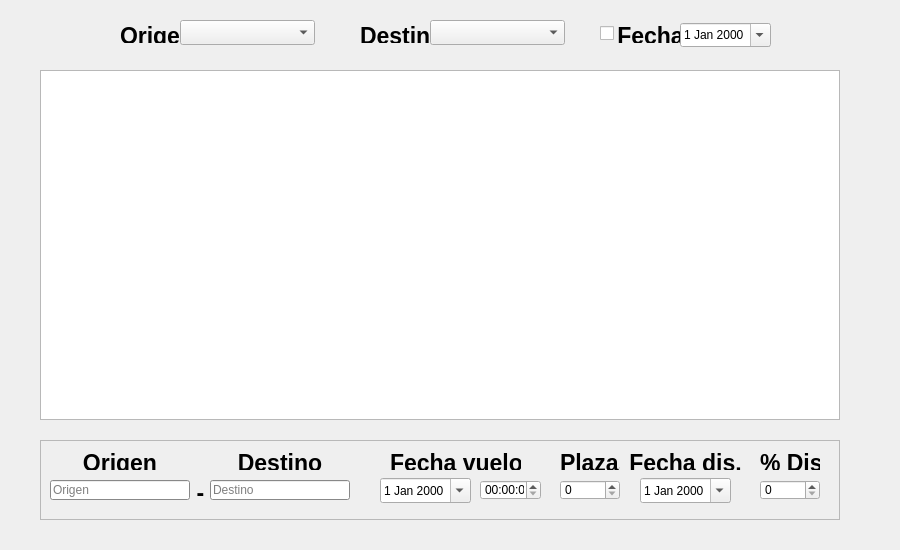
<?xml version="1.0" encoding="UTF-8"?>
<ui version="4.0">
 <class>consultarNegos</class>
 <widget class="QDialog" name="consultarNegos">
  <property name="geometry">
   <rect>
    <x>0</x>
    <y>0</y>
    <width>900</width>
    <height>550</height>
   </rect>
  </property>
  <property name="sizePolicy">
   <sizepolicy hsizetype="Fixed" vsizetype="Fixed">
    <horstretch>0</horstretch>
    <verstretch>0</verstretch>
   </sizepolicy>
  </property>
  <property name="minimumSize">
   <size>
    <width>900</width>
    <height>550</height>
   </size>
  </property>
  <property name="maximumSize">
   <size>
    <width>900</width>
    <height>550</height>
   </size>
  </property>
  <property name="windowTitle">
   <string>Dialog</string>
  </property>
  <widget class="QComboBox" name="comboOrigenFilter">
   <property name="geometry">
    <rect>
     <x>180</x>
     <y>20</y>
     <width>135</width>
     <height>25</height>
    </rect>
   </property>
  </widget>
  <widget class="QComboBox" name="comboDestinoFilter">
   <property name="geometry">
    <rect>
     <x>430</x>
     <y>20</y>
     <width>135</width>
     <height>25</height>
    </rect>
   </property>
  </widget>
  <widget class="QLabel" name="labelFechaFilter">
   <property name="geometry">
    <rect>
     <x>615</x>
     <y>23</y>
     <width>71</width>
     <height>20</height>
    </rect>
   </property>
   <property name="font">
    <font>
     <pointsize>17</pointsize>
     <weight>75</weight>
     <bold>true</bold>
     <underline>false</underline>
    </font>
   </property>
   <property name="text">
    <string>&lt;html&gt;&lt;head/&gt;&lt;body&gt;&lt;p align=&quot;center&quot;&gt;Fecha&lt;/p&gt;&lt;/body&gt;&lt;/html&gt;</string>
   </property>
  </widget>
  <widget class="QDateEdit" name="dateFechaFilter">
   <property name="geometry">
    <rect>
     <x>680</x>
     <y>23</y>
     <width>91</width>
     <height>24</height>
    </rect>
   </property>
   <property name="calendarPopup">
    <bool>true</bool>
   </property>
  </widget>
  <widget class="QFrame" name="mostrar">
   <property name="enabled">
    <bool>true</bool>
   </property>
   <property name="geometry">
    <rect>
     <x>40</x>
     <y>440</y>
     <width>800</width>
     <height>80</height>
    </rect>
   </property>
   <property name="frameShape">
    <enum>QFrame::StyledPanel</enum>
   </property>
   <property name="frameShadow">
    <enum>QFrame::Raised</enum>
   </property>
   <widget class="QLabel" name="labelOrigen">
    <property name="geometry">
     <rect>
      <x>10</x>
      <y>10</y>
      <width>140</width>
      <height>20</height>
     </rect>
    </property>
    <property name="font">
     <font>
      <pointsize>17</pointsize>
      <weight>75</weight>
      <bold>true</bold>
      <underline>false</underline>
     </font>
    </property>
    <property name="text">
     <string>&lt;html&gt;&lt;head/&gt;&lt;body&gt;&lt;p align=&quot;center&quot;&gt;Origen&lt;/p&gt;&lt;/body&gt;&lt;/html&gt;</string>
    </property>
   </widget>
   <widget class="QLineEdit" name="txtOrigen">
    <property name="geometry">
     <rect>
      <x>10</x>
      <y>40</y>
      <width>140</width>
      <height>20</height>
     </rect>
    </property>
    <property name="palette">
     <palette>
      <active>
       <colorrole role="Base">
        <brush brushstyle="SolidPattern">
         <color alpha="255">
          <red>255</red>
          <green>255</green>
          <blue>255</blue>
         </color>
        </brush>
       </colorrole>
       <colorrole role="Window">
        <brush brushstyle="SolidPattern">
         <color alpha="255">
          <red>191</red>
          <green>191</green>
          <blue>191</blue>
         </color>
        </brush>
       </colorrole>
      </active>
      <inactive>
       <colorrole role="Base">
        <brush brushstyle="SolidPattern">
         <color alpha="255">
          <red>255</red>
          <green>255</green>
          <blue>255</blue>
         </color>
        </brush>
       </colorrole>
       <colorrole role="Window">
        <brush brushstyle="SolidPattern">
         <color alpha="255">
          <red>191</red>
          <green>191</green>
          <blue>191</blue>
         </color>
        </brush>
       </colorrole>
      </inactive>
      <disabled>
       <colorrole role="Base">
        <brush brushstyle="SolidPattern">
         <color alpha="255">
          <red>191</red>
          <green>191</green>
          <blue>191</blue>
         </color>
        </brush>
       </colorrole>
       <colorrole role="Window">
        <brush brushstyle="SolidPattern">
         <color alpha="255">
          <red>191</red>
          <green>191</green>
          <blue>191</blue>
         </color>
        </brush>
       </colorrole>
      </disabled>
     </palette>
    </property>
    <property name="placeholderText">
     <string>Origen</string>
    </property>
   </widget>
   <widget class="QLineEdit" name="txtDestino">
    <property name="geometry">
     <rect>
      <x>170</x>
      <y>40</y>
      <width>140</width>
      <height>20</height>
     </rect>
    </property>
    <property name="palette">
     <palette>
      <active>
       <colorrole role="Base">
        <brush brushstyle="SolidPattern">
         <color alpha="255">
          <red>255</red>
          <green>255</green>
          <blue>255</blue>
         </color>
        </brush>
       </colorrole>
       <colorrole role="Window">
        <brush brushstyle="SolidPattern">
         <color alpha="255">
          <red>191</red>
          <green>191</green>
          <blue>191</blue>
         </color>
        </brush>
       </colorrole>
      </active>
      <inactive>
       <colorrole role="Base">
        <brush brushstyle="SolidPattern">
         <color alpha="255">
          <red>255</red>
          <green>255</green>
          <blue>255</blue>
         </color>
        </brush>
       </colorrole>
       <colorrole role="Window">
        <brush brushstyle="SolidPattern">
         <color alpha="255">
          <red>191</red>
          <green>191</green>
          <blue>191</blue>
         </color>
        </brush>
       </colorrole>
      </inactive>
      <disabled>
       <colorrole role="Base">
        <brush brushstyle="SolidPattern">
         <color alpha="255">
          <red>191</red>
          <green>191</green>
          <blue>191</blue>
         </color>
        </brush>
       </colorrole>
       <colorrole role="Window">
        <brush brushstyle="SolidPattern">
         <color alpha="255">
          <red>191</red>
          <green>191</green>
          <blue>191</blue>
         </color>
        </brush>
       </colorrole>
      </disabled>
     </palette>
    </property>
    <property name="placeholderText">
     <string>Destino</string>
    </property>
   </widget>
   <widget class="QLabel" name="labelDestino">
    <property name="geometry">
     <rect>
      <x>170</x>
      <y>10</y>
      <width>140</width>
      <height>20</height>
     </rect>
    </property>
    <property name="font">
     <font>
      <pointsize>17</pointsize>
      <weight>75</weight>
      <bold>true</bold>
      <underline>false</underline>
     </font>
    </property>
    <property name="text">
     <string>&lt;html&gt;&lt;head/&gt;&lt;body&gt;&lt;p align=&quot;center&quot;&gt;Destino&lt;/p&gt;&lt;/body&gt;&lt;/html&gt;</string>
    </property>
   </widget>
   <widget class="QLabel" name="labelFecha">
    <property name="geometry">
     <rect>
      <x>350</x>
      <y>10</y>
      <width>131</width>
      <height>20</height>
     </rect>
    </property>
    <property name="font">
     <font>
      <pointsize>17</pointsize>
      <weight>75</weight>
      <bold>true</bold>
      <underline>false</underline>
     </font>
    </property>
    <property name="text">
     <string>&lt;html&gt;&lt;head/&gt;&lt;body&gt;&lt;p align=&quot;center&quot;&gt;Fecha vuelo&lt;/p&gt;&lt;/body&gt;&lt;/html&gt;</string>
    </property>
   </widget>
   <widget class="QLabel" name="labelGuion">
    <property name="geometry">
     <rect>
      <x>150</x>
      <y>40</y>
      <width>21</width>
      <height>20</height>
     </rect>
    </property>
    <property name="font">
     <font>
      <pointsize>17</pointsize>
      <weight>75</weight>
      <bold>true</bold>
      <underline>false</underline>
     </font>
    </property>
    <property name="text">
     <string>&lt;html&gt;&lt;head/&gt;&lt;body&gt;&lt;p align=&quot;center&quot;&gt;-&lt;/p&gt;&lt;/body&gt;&lt;/html&gt;</string>
    </property>
   </widget>
   <widget class="QLabel" name="labelFechaDis">
    <property name="geometry">
     <rect>
      <x>580</x>
      <y>10</y>
      <width>131</width>
      <height>20</height>
     </rect>
    </property>
    <property name="font">
     <font>
      <pointsize>17</pointsize>
      <weight>75</weight>
      <bold>true</bold>
      <underline>false</underline>
     </font>
    </property>
    <property name="text">
     <string>&lt;html&gt;&lt;head/&gt;&lt;body&gt;&lt;p align=&quot;center&quot;&gt;Fecha dis.&lt;/p&gt;&lt;/body&gt;&lt;/html&gt;</string>
    </property>
   </widget>
   <widget class="QLabel" name="labelPlazas">
    <property name="geometry">
     <rect>
      <x>520</x>
      <y>10</y>
      <width>60</width>
      <height>20</height>
     </rect>
    </property>
    <property name="font">
     <font>
      <pointsize>17</pointsize>
      <weight>75</weight>
      <bold>true</bold>
      <underline>false</underline>
     </font>
    </property>
    <property name="text">
     <string>&lt;html&gt;&lt;head/&gt;&lt;body&gt;&lt;p align=&quot;center&quot;&gt;Plazas&lt;/p&gt;&lt;/body&gt;&lt;/html&gt;</string>
    </property>
   </widget>
   <widget class="QSpinBox" name="plazas">
    <property name="geometry">
     <rect>
      <x>520</x>
      <y>40</y>
      <width>60</width>
      <height>20</height>
     </rect>
    </property>
   </widget>
   <widget class="QSpinBox" name="porcentaje">
    <property name="geometry">
     <rect>
      <x>720</x>
      <y>40</y>
      <width>60</width>
      <height>20</height>
     </rect>
    </property>
   </widget>
   <widget class="QLabel" name="labelPorcDis">
    <property name="geometry">
     <rect>
      <x>720</x>
      <y>10</y>
      <width>60</width>
      <height>20</height>
     </rect>
    </property>
    <property name="font">
     <font>
      <pointsize>17</pointsize>
      <weight>75</weight>
      <bold>true</bold>
      <underline>false</underline>
     </font>
    </property>
    <property name="text">
     <string>&lt;html&gt;&lt;head/&gt;&lt;body&gt;&lt;p align=&quot;center&quot;&gt;% Dis.&lt;/p&gt;&lt;/body&gt;&lt;/html&gt;</string>
    </property>
   </widget>
   <widget class="QDateEdit" name="dateVuelo">
    <property name="geometry">
     <rect>
      <x>340</x>
      <y>38</y>
      <width>91</width>
      <height>25</height>
     </rect>
    </property>
    <property name="calendarPopup">
     <bool>true</bool>
    </property>
   </widget>
   <widget class="QTimeEdit" name="timeVuelo">
    <property name="geometry">
     <rect>
      <x>440</x>
      <y>40</y>
      <width>61</width>
      <height>20</height>
     </rect>
    </property>
   </widget>
   <widget class="QDateEdit" name="dateDis">
    <property name="geometry">
     <rect>
      <x>600</x>
      <y>38</y>
      <width>91</width>
      <height>25</height>
     </rect>
    </property>
    <property name="calendarPopup">
     <bool>true</bool>
    </property>
   </widget>
  </widget>
  <widget class="QLabel" name="labelOrigenFilter">
   <property name="geometry">
    <rect>
     <x>120</x>
     <y>23</y>
     <width>61</width>
     <height>20</height>
    </rect>
   </property>
   <property name="font">
    <font>
     <pointsize>17</pointsize>
     <weight>75</weight>
     <bold>true</bold>
     <underline>false</underline>
    </font>
   </property>
   <property name="text">
    <string>&lt;html&gt;&lt;head/&gt;&lt;body&gt;&lt;p align=&quot;center&quot;&gt;Origen&lt;/p&gt;&lt;/body&gt;&lt;/html&gt;</string>
   </property>
  </widget>
  <widget class="QLabel" name="labelDestinoFilter">
   <property name="geometry">
    <rect>
     <x>360</x>
     <y>23</y>
     <width>71</width>
     <height>20</height>
    </rect>
   </property>
   <property name="font">
    <font>
     <pointsize>17</pointsize>
     <weight>75</weight>
     <bold>true</bold>
     <underline>false</underline>
    </font>
   </property>
   <property name="text">
    <string>&lt;html&gt;&lt;head/&gt;&lt;body&gt;&lt;p align=&quot;center&quot;&gt;Destino&lt;/p&gt;&lt;/body&gt;&lt;/html&gt;</string>
   </property>
  </widget>
  <widget class="QTableWidget" name="tablaNegos">
   <property name="geometry">
    <rect>
     <x>40</x>
     <y>70</y>
     <width>800</width>
     <height>350</height>
    </rect>
   </property>
   <property name="editTriggers">
    <set>QAbstractItemView::NoEditTriggers</set>
   </property>
   <property name="dragDropOverwriteMode">
    <bool>false</bool>
   </property>
   <property name="selectionMode">
    <enum>QAbstractItemView::SingleSelection</enum>
   </property>
   <property name="selectionBehavior">
    <enum>QAbstractItemView::SelectRows</enum>
   </property>
   <property name="gridStyle">
    <enum>Qt::DashLine</enum>
   </property>
   <property name="sortingEnabled">
    <bool>true</bool>
   </property>
   <property name="cornerButtonEnabled">
    <bool>false</bool>
   </property>
   <property name="rowCount">
    <number>0</number>
   </property>
   <property name="columnCount">
    <number>5</number>
   </property>
   <attribute name="horizontalHeaderVisible">
    <bool>false</bool>
   </attribute>
   <attribute name="horizontalHeaderCascadingSectionResizes">
    <bool>false</bool>
   </attribute>
   <attribute name="horizontalHeaderDefaultSectionSize">
    <number>100</number>
   </attribute>
   <attribute name="horizontalHeaderHighlightSections">
    <bool>true</bool>
   </attribute>
   <attribute name="horizontalHeaderMinimumSectionSize">
    <number>20</number>
   </attribute>
   <attribute name="horizontalHeaderShowSortIndicator" stdset="0">
    <bool>true</bool>
   </attribute>
   <attribute name="verticalHeaderVisible">
    <bool>false</bool>
   </attribute>
   <column/>
   <column/>
   <column/>
   <column/>
   <column/>
  </widget>
  <widget class="QCheckBox" name="checkFecha">
   <property name="enabled">
    <bool>true</bool>
   </property>
   <property name="geometry">
    <rect>
     <x>600</x>
     <y>23</y>
     <width>21</width>
     <height>20</height>
    </rect>
   </property>
   <property name="text">
    <string/>
   </property>
  </widget>
 </widget>
 <resources/>
 <connections>
  <connection>
   <sender>comboOrigenFilter</sender>
   <signal>currentIndexChanged(int)</signal>
   <receiver>consultarNegos</receiver>
   <slot>selectedOrigen()</slot>
   <hints>
    <hint type="sourcelabel">
     <x>218</x>
     <y>30</y>
    </hint>
    <hint type="destinationlabel">
     <x>216</x>
     <y>11</y>
    </hint>
   </hints>
  </connection>
  <connection>
   <sender>comboDestinoFilter</sender>
   <signal>currentIndexChanged(int)</signal>
   <receiver>consultarNegos</receiver>
   <slot>selectedDestino()</slot>
   <hints>
    <hint type="sourcelabel">
     <x>469</x>
     <y>26</y>
    </hint>
    <hint type="destinationlabel">
     <x>469</x>
     <y>11</y>
    </hint>
   </hints>
  </connection>
  <connection>
   <sender>dateFechaFilter</sender>
   <signal>dateChanged(QDate)</signal>
   <receiver>consultarNegos</receiver>
   <slot>selectedFecha()</slot>
   <hints>
    <hint type="sourcelabel">
     <x>694</x>
     <y>34</y>
    </hint>
    <hint type="destinationlabel">
     <x>694</x>
     <y>15</y>
    </hint>
   </hints>
  </connection>
  <connection>
   <sender>checkFecha</sender>
   <signal>clicked()</signal>
   <receiver>consultarNegos</receiver>
   <slot>selectedFecha()</slot>
   <hints>
    <hint type="sourcelabel">
     <x>615</x>
     <y>32</y>
    </hint>
    <hint type="destinationlabel">
     <x>609</x>
     <y>14</y>
    </hint>
   </hints>
  </connection>
  <connection>
   <sender>tablaNegos</sender>
   <signal>currentItemChanged(QTableWidgetItem*,QTableWidgetItem*)</signal>
   <receiver>consultarNegos</receiver>
   <slot>showLabel()</slot>
   <hints>
    <hint type="sourcelabel">
     <x>68</x>
     <y>228</y>
    </hint>
    <hint type="destinationlabel">
     <x>26</x>
     <y>228</y>
    </hint>
   </hints>
  </connection>
  <connection>
   <sender>tablaNegos</sender>
   <signal>itemClicked(QTableWidgetItem*)</signal>
   <receiver>consultarNegos</receiver>
   <slot>showLabel()</slot>
   <hints>
    <hint type="sourcelabel">
     <x>58</x>
     <y>278</y>
    </hint>
    <hint type="destinationlabel">
     <x>18</x>
     <y>279</y>
    </hint>
   </hints>
  </connection>
 </connections>
 <slots>
  <slot>showNegos()</slot>
  <slot>activarFecha()</slot>
  <slot>showLabel()</slot>
  <slot>selectedOrigen()</slot>
  <slot>selectedDestino()</slot>
  <slot>selectedFecha()</slot>
 </slots>
</ui>
